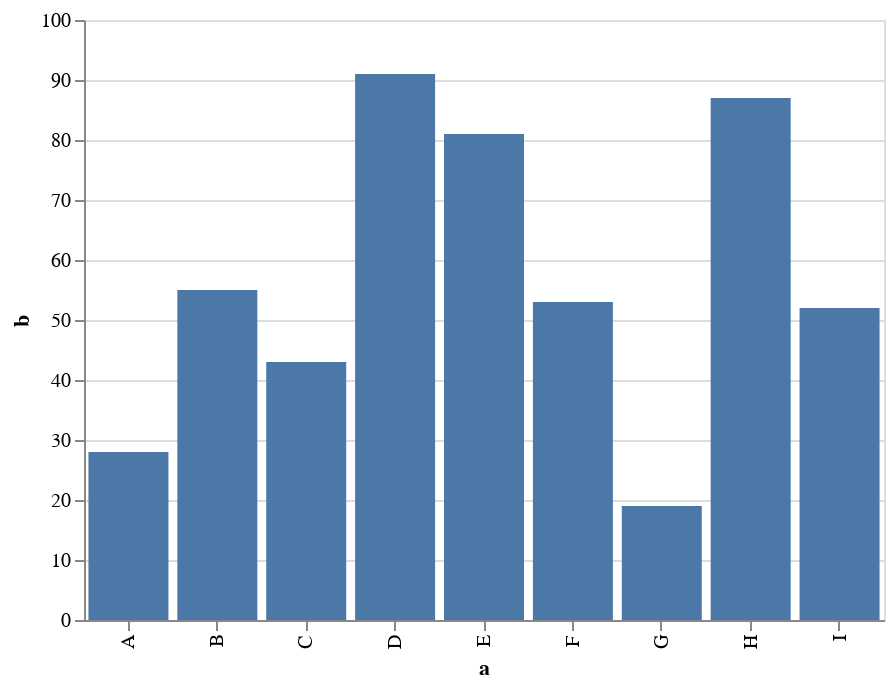

This figure's notebook cell:
### Code cell
# NO CODE
import altair as alt
import pandas as pd

data = pd.DataFrame({
    'a': ['A', 'B', 'C', 'D', 'E', 'F', 'G', 'H', 'I'],
    'b': [28, 55, 43, 91, 81, 53, 19, 87, 52]
})

alt.Chart(data).mark_bar().encode(
    x='a',
    y='b'
)

### Figure 1 — Vega-Lite specification as saved in the notebook (floating-point values rounded to 4 significant figures)
{"$schema": "https://vega.github.io/schema/vega-lite/v2.6.0.json", "config": {"view": {"height": 300, "width": 400}}, "data": {"name": "data-c2a3e89ba9d5d1687d5e8c28d630a033"}, "datasets": {"data-c2a3e89ba9d5d1687d5e8c28d630a033": [{"a": "A", "b": 28}, {"a": "B", "b": 55}, {"a": "C", "b": 43}, {"a": "D", "b": 91}, {"a": "E", "b": 81}, {"a": "F", "b": 53}, {"a": "G", "b": 19}, {"a": "H", "b": 87}, {"a": "I", "b": 52}]}, "encoding": {"x": {"field": "a", "type": "nominal"}, "y": {"field": "b", "type": "quantitative"}}, "mark": "bar"}
